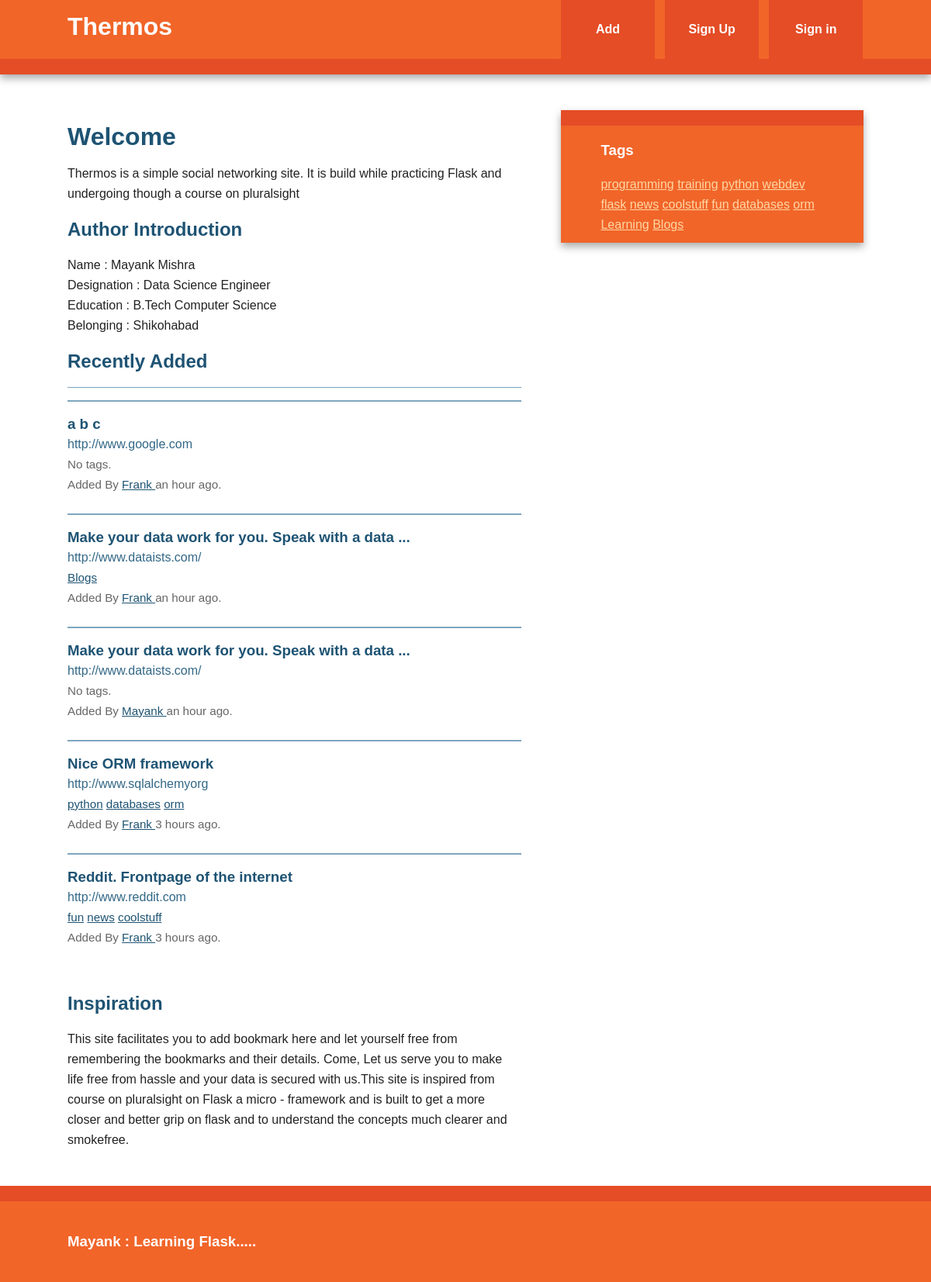
The page /index on the database as committed earlier.
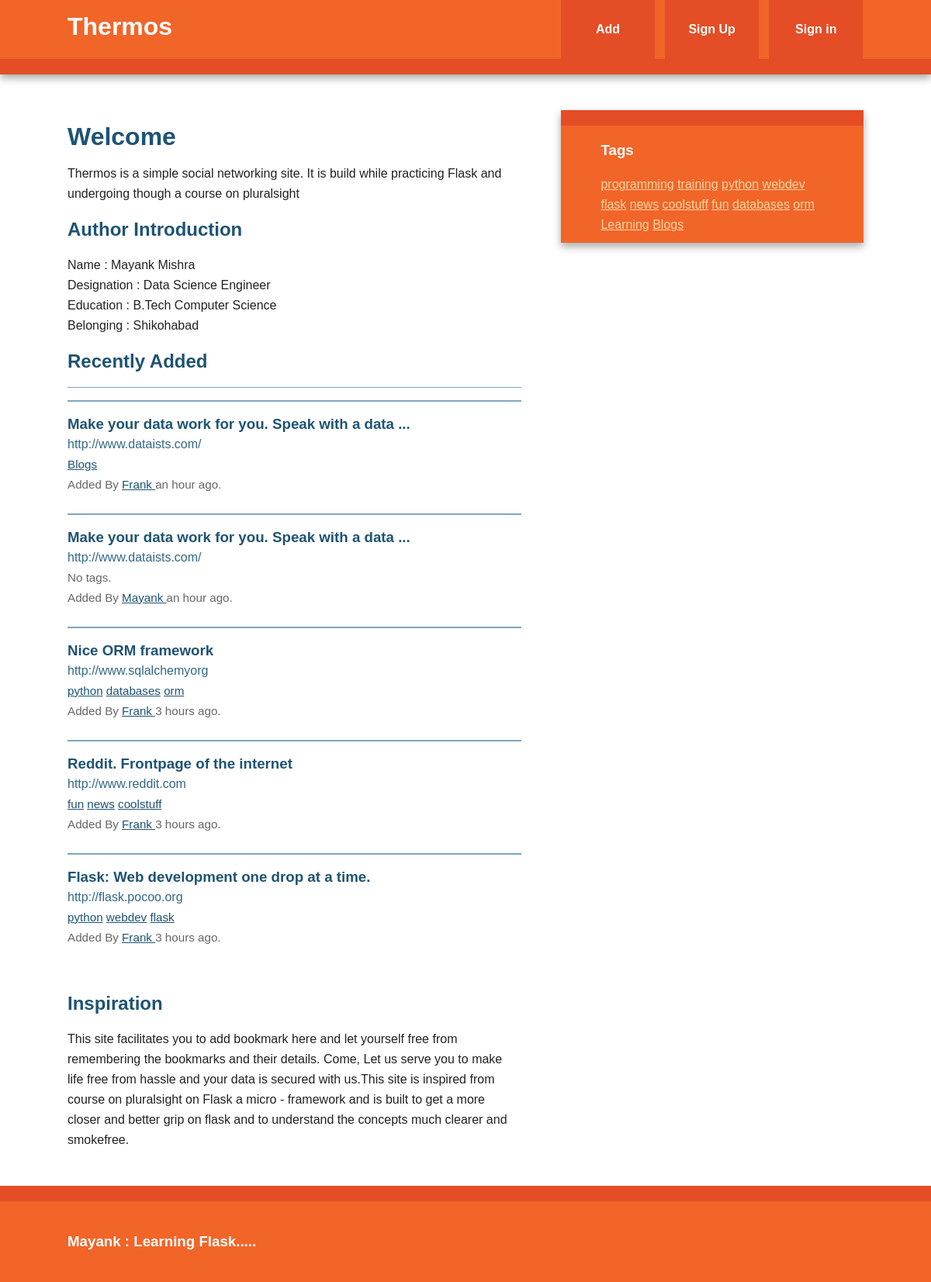
The same page on the database as committed later.
### models.py (models this page shows, shortened)
class User(db.Model, UserMixin):
    id = db.Column(db.Integer, primary_key = True)
    username = db.Column(db.String(80), unique = True)
    email = db.Column(db.String(120), unique = True)
    bookmarks = db.relationship('Bookmark', backref = 'user', lazy = 'dynamic')
    password_hash = db.Column(db.String)
    @property
    def password(self):
        raise AttributeError('password write-only field')

class Bookmark(db.Model):
    id = db.Column(db.Integer, primary_key = True)
    url = db.Column(db.Text, nullable = False)
    date = db.Column(db.DateTime, default = datetime.utcnow)
    description = db.Column(db.String(300))
    user_id = db.Column(db.Integer, db.ForeignKey('user.id'), nullable = False)
    _tags = db.relationship('Tag', secondary = tags, backref = db.backref('bookmarks', lazy = 'dynamic'))
    @staticmethod
    def newest(num):
        return Bookmark.query.order_by(desc(Bookmark.date)).limit(num)
    @property
    def tags(self):
        return ','.join([t.name for t in self._tags])
    @tags.setter
    def tags(self, string):
        if string:
            self._tags = [Tag.get_or_create(name) for name in string.split(',')]

class Tag(db.Model):
    id = db.Column(db.Integer, primary_key = True)
    name = db.Column(db.String(25), nullable = False, unique = True, index = True)
    @staticmethod
    def all():
        return Tag.query.all()
    def __repr__(self):
        return self.name

### view.py (the view)
@app.route('/')
@app.route('/index')
def index():
    return render_template('index.html', title = "Author Introduction", \
    user = Author('Mayank', 'Mishra', 'Data Science Engineer', 'B.Tech Computer Science', 'Shikohabad'), \
    new_bookmarks = Bookmark.newest(5))

### author.py (called while the page is built)
    def Firstname(self):
        return "{} ".format(self.firstname)

    def Lastname(self):
        return "{}".format(self.lastname)

    def Occupation(self):
        return "{}".format(self.occupation)

    def Education(self):
            return "{} ".format(self.education)

    def Belonging(self):
        return "{} ".format(self.belonging)

### view.py (called while the page is built)
@app.context_processor
def inject_tags():
    return dict(all_tags = Tag.all)

### templates/index.html (shortened to what this page needs)
{% extends "base.html" %}
{% block content %}
    <article>
        <header>
              <h1>Welcome</h1>
              <p>Thermos is a simple social networking site. It is build while practicing Flask and undergoing though a course on pluralsight </p>
        </header>
        <section>
              <h2>{{ title }}</h2>
              <p>Name : {{ user.Firstname()}} {{user.Lastname()}} <br/>
                 Designation : {{user.Occupation()}} <br/>
                 Education : {{user.Education()}} <br/>
                 Belonging : {{user.Belonging()}}
              </p>
        </section>
        <section>
              <h2>Recently Added</h2>
              {% if new_bookmarks.count() > 0 %}
                  {% with bookmarks = new_bookmarks %}
                        {% include 'bookmarks_list.html' %}
                  {% endwith %}
              {% else %}
                  No bookmarks have been added yet.
              {% endif %}
        </section>
        <section>
              <h2>Inspiration</h2>
              <p>This site facilitates you to add bookmark here and let yourself free from remembering the bookmarks and their details. Come, Let us serve you to make life free from hassle and your data is secured with us.This site is inspired from course on pluralsight on Flask a micro - framework and is built to get a more closer and better grip on flask and to understand the concepts much clearer and smokefree.</p>
        </section>
    </article>
{% endblock %}

### templates/base.html (shortened to what this page needs)
<!doctype html>
<html class="no-js" lang="">
    <head>
        {% block styles %}
            <link rel="stylesheet" href="{{url_for('static', filename = 'css/normalize.min.css')}}">
            <link rel="stylesheet" href="{{url_for('static', filename = 'css/main.css')}}">
        {% endblock %}
    </head>
    <body>
        <div class="header-container">
            <header class="wrapper clearfix">
                <a href="{{url_for('index')}}"><h1 class="title">Thermos</h1></a>
                <nav>
                    <ul>
                        <li><a href="{{ url_for('add') }}">Add</a></li>
                        {% if current_user.is_authenticated %}
                            <li><a href=" {{ url_for('user', username = current_user.username) }} ">My Links</a></li>
                            <li><a href=" {{ url_for('logout') }} ">Sign out</a></li>
                        {% else %}
                            <li><a href=" {{ url_for('signup') }} ">Sign Up</a></li>
                            <li><a href=" {{ url_for('login') }} ">Sign in</a></li>
                        {% endif %}
                    </ul>
                </nav>
            </header>
        </div>
        <div class="main-container">
            <div class="main wrapper clearfix">
                {% block content %}
                {% endblock %}
                {% block sidebar %}
                    <aside>
                        <h3>Tags</h3>
                        {% for t in all_tags() %}
                              <a href = '{{ url_for("tag", name = t) }}'>{{ t }}</a>
                        {% endfor %}
                    </aside>
                {% endblock %}
            </div>
        </div>
        <div class="footer-container">
            <footer class="wrapper">
                <h3>Mayank : Learning Flask.....</h3>
            </footer>
        </div>
    </body>
</html>

### templates/bookmarks_list.html
<ul class="bookmarks" >
    {% for bookmark in bookmarks %}
        <li>
            {% include "bookmarks.html" %}
        </li>
    {% endfor %}
</ul>

### templates/bookmarks.html (shortened to what this page needs)
<div class = 'bookmarks'>
    <a class = 'header' href = '{{ bookmark.url }}'>
        <h3 class = 'description'>
              {{ bookmark.description|truncate(50, killwords = True) }}
        </h3>
        <span class = 'url'>
              {{ bookmark.url|truncate(50, killwords = True) }}
        </span>
    </a>
    <div class = 'info'>
        <span class = 'tags'>
              {% if bookmark.tags %}
                      {% for t in bookmark._tags %}
                            <a href = '{{ url_for("tag", name = t) }}'>{{ t }}</a>
                      {% endfor %}
              {% else %}
                      No tags.
              {% endif %}
        </span>
        <br>
        Added By <a href = '{{ url_for("user", username = bookmark.user.username) }}'>
              {{ bookmark.user.username }}
        </a>
        {{ moment(bookmark.date).fromNow() }}.
    </div>
</div>

### static/css/main.css (style rules this page uses)
html { color: #222; font-size: 1em; line-height: 1.4; }
body { font: 16px/26px Helvetica, Helvetica Neue, Arial; }
.wrapper { width: 90%; margin: 0 5%; }
.header-container { border-bottom: 20px solid #e44d26; }
.footer-container, .main aside { border-top: 20px solid #e44d26; }
.header-container, .footer-container, .main aside { background: #f16529; }
.title { color: white; }
nav ul { margin: 0; padding: 0; list-style-type: none; }
nav a { display: block; margin-bottom: 10px; padding: 15px 0; text-align: center; text-decoration: none; font-weight: bold; color: white; background: #e44d26; }
.main { padding: 30px 0; }
.main article h1 { font-size: 2em; }
.main aside { color: white; padding: 0px 5% 10px; }
.footer-container footer { color: white; padding: 20px 0; }
a, a:visited { color: #1E5373; }
aside a { color: #FFD6A3; }
h1, h2, h3, h4, h5, h6 { color: #1E5373; }
.main aside h3, footer h3, footer a, footer a:visited { color: white;`` }
ul.bookmarks { list-style: none none; padding-left: 0; }
ul.bookmarks li { padding-bottom: .5em; border-top: 1px solid #7EA6BF; padding: 12m 0; }
.bookmarks { padding-bottom: .5em; border-top: 1px solid #7EA6BF; padding: 1em 0; }
a.header { color: #326786; text-decoration: none; display: block; }
a.header h3 { margin: 0 0; }
div.info { font-size: .95em; color: #666666; }
@media only screen and (min-width: 480px) { nav a { float: left; width: 27%; margin: 0 1.7%; padding: 25px 2%; margin-bottom: 0; } }
@media only screen and (min-width: 480px) { nav li:first-child a { margin-left: 0; } }
@media only screen and (min-width: 480px) { nav li:last-child a { margin-right: 0; } }
@media only screen and (min-width: 480px) { nav ul li { display: inline; } }
@media only screen and (min-width: 768px) { .header-container, .main aside { -webkit-box-shadow: 0 5px 10px #aaa; -moz-box-shadow: 0 5px 10px #aaa; box-shadow: 0 5px 10px #aaa; } }
@media only screen and (min-width: 768px) { .title { float: left; } }
@media only screen and (min-width: 768px) { nav { float: right; width: 38%; } }
@media only screen and (min-width: 768px) { .main article { float: left; width: 57%; } }
@media only screen and (min-width: 768px) { .main aside { float: right; width: 28%; } }
@media only screen and (min-width: 1140px) { .wrapper { width: 1026px; margin: 0 auto; } }
.clearfix:before, .clearfix:after { content: " "; display: table; }
.clearfix:after { clear: both; }
.clearfix { *zoom: 1; }

Rows that differ between the two databases and show on the page:
removed Bookmark: description "a b c", url "http://www.google.com", shows "No tags.", user.username "Frank", date "an hour ago"
now on this page (row unchanged): Bookmark: description "Flask: Web development one drop at a time.", url "http://flask.pocoo.org", user.username "Frank", date "3 hours ago", Tag (name "python"), Tag (name "webdev"), Tag (name "flask")
